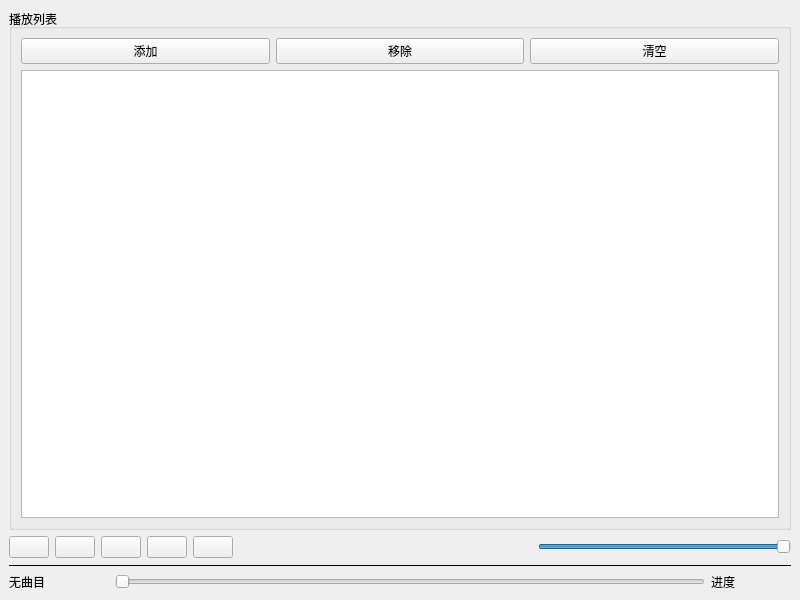
<?xml version="1.0" encoding="UTF-8"?>
<ui version="4.0">
 <class>MainWindow</class>
 <widget class="QMainWindow" name="MainWindow">
  <property name="geometry">
   <rect>
    <x>0</x>
    <y>0</y>
    <width>800</width>
    <height>600</height>
   </rect>
  </property>
  <property name="windowTitle">
   <string>MainWindow</string>
  </property>
  <widget class="QWidget" name="centralwidget">
   <layout class="QVBoxLayout" name="verticalLayout">
    <item>
     <widget class="QGroupBox" name="groupBox">
      <property name="title">
       <string>播放列表</string>
      </property>
      <layout class="QGridLayout" name="gridLayout">
       <item row="0" column="0">
        <widget class="QPushButton" name="btnAdd">
         <property name="text">
          <string>添加</string>
         </property>
         <property name="icon">
          <iconset resource="res.qrc">
           <normaloff>:/images/images/316.bmp</normaloff>:/images/images/316.bmp</iconset>
         </property>
        </widget>
       </item>
       <item row="0" column="2">
        <widget class="QPushButton" name="btnClear">
         <property name="text">
          <string>清空</string>
         </property>
         <property name="icon">
          <iconset resource="res.qrc">
           <normaloff>:/images/images/214.bmp</normaloff>:/images/images/214.bmp</iconset>
         </property>
        </widget>
       </item>
       <item row="0" column="1">
        <widget class="QPushButton" name="btnRemove">
         <property name="text">
          <string>移除</string>
         </property>
         <property name="icon">
          <iconset resource="res.qrc">
           <normaloff>:/images/images/318.bmp</normaloff>:/images/images/318.bmp</iconset>
         </property>
        </widget>
       </item>
       <item row="1" column="0" colspan="3">
        <widget class="QListWidget" name="listWidget"/>
       </item>
      </layout>
     </widget>
    </item>
    <item>
     <layout class="QHBoxLayout" name="horizontalLayout_2">
      <item>
       <widget class="QPushButton" name="btnPlay">
        <property name="toolTip">
         <string>播放</string>
        </property>
        <property name="text">
         <string/>
        </property>
        <property name="icon">
         <iconset resource="res.qrc">
          <normaloff>:/images/images/620.bmp</normaloff>:/images/images/620.bmp</iconset>
        </property>
       </widget>
      </item>
      <item>
       <widget class="QPushButton" name="btnPause">
        <property name="toolTip">
         <string>暂停</string>
        </property>
        <property name="text">
         <string/>
        </property>
        <property name="icon">
         <iconset resource="res.qrc">
          <normaloff>:/images/images/622.bmp</normaloff>:/images/images/622.bmp</iconset>
        </property>
       </widget>
      </item>
      <item>
       <widget class="QPushButton" name="btnStop">
        <property name="toolTip">
         <string>停止</string>
        </property>
        <property name="text">
         <string/>
        </property>
        <property name="icon">
         <iconset resource="res.qrc">
          <normaloff>:/images/images/624.bmp</normaloff>:/images/images/624.bmp</iconset>
        </property>
       </widget>
      </item>
      <item>
       <widget class="QPushButton" name="btnPrevious">
        <property name="toolTip">
         <string>前一曲目</string>
        </property>
        <property name="text">
         <string/>
        </property>
        <property name="icon">
         <iconset resource="res.qrc">
          <normaloff>:/images/images/616.bmp</normaloff>:/images/images/616.bmp</iconset>
        </property>
       </widget>
      </item>
      <item>
       <widget class="QPushButton" name="btnNext">
        <property name="toolTip">
         <string>下一曲目</string>
        </property>
        <property name="text">
         <string/>
        </property>
        <property name="icon">
         <iconset resource="res.qrc">
          <normaloff>:/images/images/630.bmp</normaloff>:/images/images/630.bmp</iconset>
        </property>
       </widget>
      </item>
      <item>
       <spacer name="horizontalSpacer">
        <property name="orientation">
         <enum>Qt::Horizontal</enum>
        </property>
        <property name="sizeHint" stdset="0">
         <size>
          <width>40</width>
          <height>20</height>
         </size>
        </property>
       </spacer>
      </item>
      <item>
       <widget class="QPushButton" name="btnSound">
        <property name="text">
         <string/>
        </property>
        <property name="icon">
         <iconset resource="res.qrc">
          <normaloff>:/images/images/volumn.bmp</normaloff>:/images/images/volumn.bmp</iconset>
        </property>
        <property name="autoDefault">
         <bool>false</bool>
        </property>
        <property name="default">
         <bool>false</bool>
        </property>
        <property name="flat">
         <bool>true</bool>
        </property>
       </widget>
      </item>
      <item>
       <widget class="QSlider" name="sliderVolumn">
        <property name="maximum">
         <number>100</number>
        </property>
        <property name="value">
         <number>100</number>
        </property>
        <property name="orientation">
         <enum>Qt::Horizontal</enum>
        </property>
       </widget>
      </item>
     </layout>
    </item>
    <item>
     <widget class="Line" name="line">
      <property name="frameShadow">
       <enum>QFrame::Plain</enum>
      </property>
      <property name="orientation">
       <enum>Qt::Horizontal</enum>
      </property>
     </widget>
    </item>
    <item>
     <layout class="QHBoxLayout" name="horizontalLayout">
      <item>
       <widget class="QLabel" name="LabCurMedia">
        <property name="minimumSize">
         <size>
          <width>100</width>
          <height>0</height>
         </size>
        </property>
        <property name="text">
         <string>无曲目</string>
        </property>
       </widget>
      </item>
      <item>
       <widget class="QSlider" name="sliderPosition">
        <property name="enabled">
         <bool>false</bool>
        </property>
        <property name="maximum">
         <number>100</number>
        </property>
        <property name="singleStep">
         <number>1</number>
        </property>
        <property name="pageStep">
         <number>1</number>
        </property>
        <property name="tracking">
         <bool>false</bool>
        </property>
        <property name="orientation">
         <enum>Qt::Horizontal</enum>
        </property>
       </widget>
      </item>
      <item>
       <widget class="QLabel" name="LabRatio">
        <property name="minimumSize">
         <size>
          <width>80</width>
          <height>0</height>
         </size>
        </property>
        <property name="text">
         <string>进度</string>
        </property>
       </widget>
      </item>
     </layout>
    </item>
   </layout>
  </widget>
  <widget class="QMenuBar" name="menubar">
   <property name="geometry">
    <rect>
     <x>0</x>
     <y>0</y>
     <width>800</width>
     <height>21</height>
    </rect>
   </property>
  </widget>
 </widget>
 <resources>
  <include location="res.qrc"/>
 </resources>
 <connections/>
</ui>
